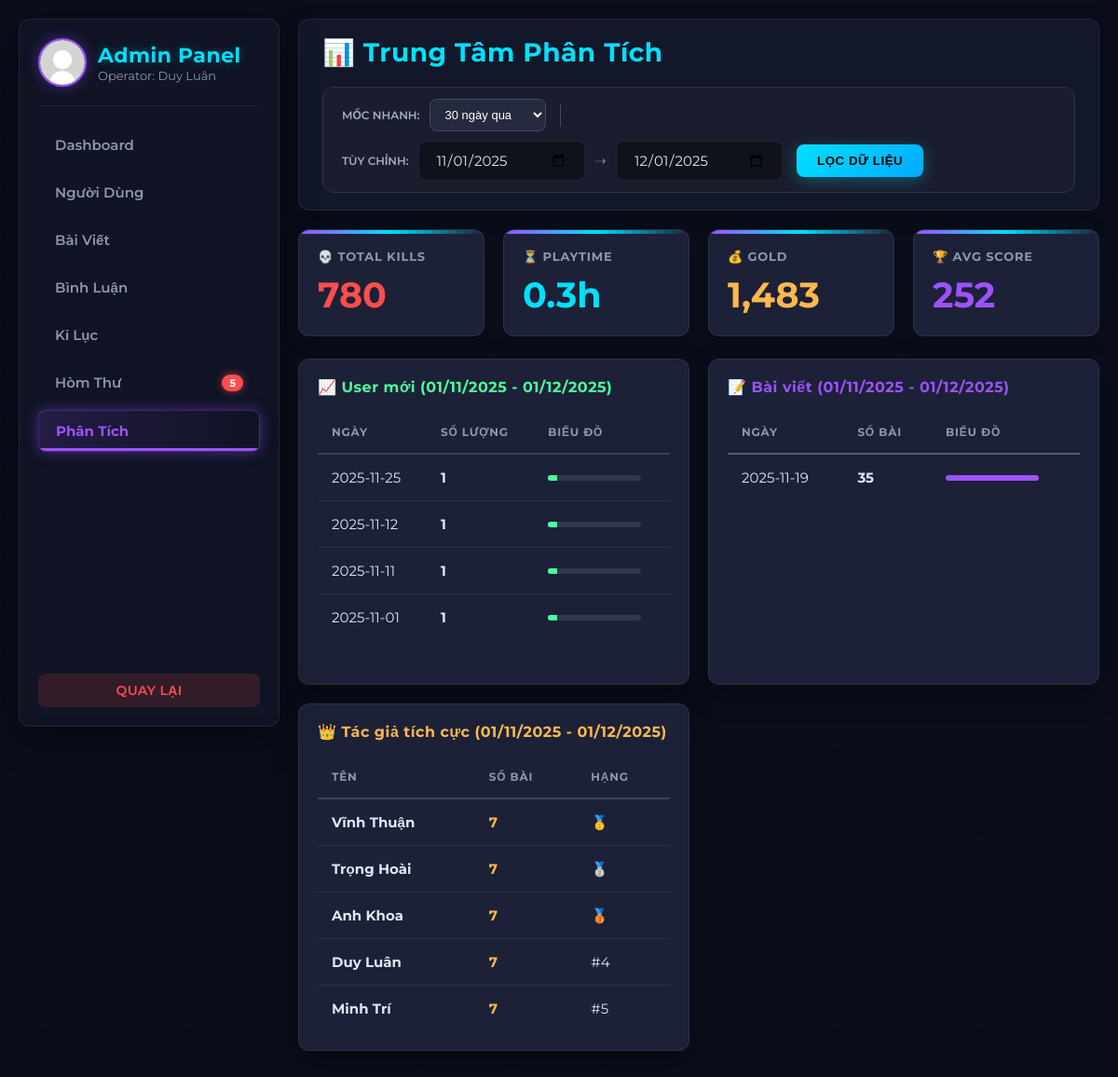
The app's page /admin/admin_stats.php (signed in) with its own data.
### tables this page shows
CREATE TABLE IF NOT EXISTS users (
  id INT AUTO_INCREMENT PRIMARY KEY,
  name VARCHAR(100),
  email VARCHAR(100) UNIQUE,
  password VARCHAR(255),
  avatar VARCHAR(255) DEFAULT 'uploads/avatar/default.png',
  secret_code VARCHAR(255) NOT NULL,
  bio VARCHAR(255) NULL DEFAULT NULL,
  created_at DATETIME DEFAULT CURRENT_TIMESTAMP,
  last_activity DATETIME NULL,
  role VARCHAR(20) NOT NULL DEFAULT 'user',
  last_login DATETIME NULL,
  is_locked TINYINT(1) NOT NULL DEFAULT 0
);

### admin/admin_stats.php (the view, shortened to what this page needs)
<?php
require_once __DIR__ . '/../db/connect.php';
$days_preset = isset($_GET['days']) ? $_GET['days'] : 30;
$start_input = isset($_GET['start_date']) ? $_GET['start_date'] : '';
$end_input   = isset($_GET['end_date']) ? $_GET['end_date'] : '';
if (!empty($start_input) && !empty($end_input)) {
    $start_date = $start_input;
    $end_date   = $end_input;
} else {
    $end_date = date('Y-m-d');
    if ($days_preset === 'all') {
        $start_date = '2020-01-01';
    } else {
        $d = intval($days_preset);
        $start_date = date('Y-m-d', strtotime("-$d days"));
    }
}
$limit = 5;
$user_page   = isset($_GET['user_page']) ? max(1, intval($_GET['user_page'])) : 1;
$post_page   = isset($_GET['post_page']) ? max(1, intval($_GET['post_page'])) : 1;
$author_page = isset($_GET['author_page']) ? max(1, intval($_GET['author_page'])) : 1;
$user_offset   = ($user_page - 1) * $limit;
$post_offset   = ($post_page - 1) * $limit;
$author_offset = ($author_page - 1) * $limit;
$stmt = $conn->prepare("SELECT SUM(enemies_killed) as k, SUM(gold_left) as g, SUM(duration_seconds) as t, AVG(score) as a, MAX(score) as m FROM scores");
$stmt->execute();
$kpi = $stmt->get_result()->fetch_assoc();
$stmt = $conn->prepare("SELECT DATE(created_at) as day, COUNT(*) as cnt FROM users WHERE DATE(created_at) BETWEEN ? AND ? GROUP BY DATE(created_at) ORDER BY day DESC LIMIT ? OFFSET ?");
$stmt->bind_param("ssii", $start_date, $end_date, $limit, $user_offset);
$stmt->execute();
$users_trend = $stmt->get_result()->fetch_all(MYSQLI_ASSOC);
$stmt = $conn->prepare("SELECT DATE(created_at) as day, COUNT(*) as cnt FROM posts WHERE DATE(created_at) BETWEEN ? AND ? GROUP BY DATE(created_at) ORDER BY day DESC LIMIT ? OFFSET ?");
$stmt->bind_param("ssii", $start_date, $end_date, $limit, $post_offset);
$stmt->execute();
$posts_by_day = $stmt->get_result()->fetch_all(MYSQLI_ASSOC);
$stmt = $conn->prepare("
    SELECT u.id, u.name, COUNT(p.id) AS num_posts
    FROM users u
    JOIN posts p ON p.user_id = u.id
    WHERE p.created_at BETWEEN ? AND ?
    GROUP BY u.id
    ORDER BY num_posts DESC
    LIMIT ? OFFSET ?
");
$stmt->bind_param("ssii", $start_date, $end_date, $limit, $author_offset);
$stmt->execute();
$top_auth = $stmt->get_result()->fetch_all(MYSQLI_ASSOC);
require_once __DIR__ . '/admin_header.php';
?>
<div class="header">
    <div style="display: flex; align-items: center; justify-content: space-between; flex-wrap: wrap; gap: 20px;">
        <h1 style="margin:0">📊 Trung Tâm Phân Tích</h1>
        <form method="GET" class="filter-container">
            <div class="filter-group">
                <span class="filter-label">Mốc nhanh:</span>
                <select name="days" class="filter-input" onchange="updateDatesFromPreset(this)">
                    <option value="30" <?= $days_preset == 30 ? 'selected' : '' ?>>30 ngày qua</option>
                </select>
            </div>
            <div class="filter-group">
                <span class="filter-label">Tùy chỉnh:</span>
                <input type="date" name="start_date" id="startDate" class="filter-input" value="<?= htmlspecialchars($start_date) ?>">
                <span style="color:#6b7280">➝</span>
                <input type="date" name="end_date" id="endDate" class="filter-input" value="<?= htmlspecialchars($end_date) ?>">
                <button type="submit" class="btn-filter">LỌC DỮ LIỆU</button>
            </div>
        </form>
    </div>
</div>
<div class="grid" style="grid-template-columns: repeat(auto-fit, minmax(200px, 1fr)); margin-bottom: 24px;">
    <div class="card">
        <h3>💀 Total Kills</h3>
        <div class="value" style="color: var(--danger);"><?= number_format($kpi['k'] ?? 0) ?></div>
    </div>
    <div class="card">
        <h3>⏳ Playtime</h3>
        <div class="value" style="color: var(--secondary);"><?= number_format(($kpi['t'] ?? 0) / 3600, 1) ?>h</div>
    </div>
    <div class="card">
        <h3>💰 Gold</h3>
        <div class="value" style="color: var(--warning);"><?= number_format($kpi['g'] ?? 0) ?></div>
    </div>
    <div class="card">
        <h3>🏆 Avg Score</h3>
        <div class="value" style="color: var(--primary);"><?= number_format($kpi['a'] ?? 0) ?></div>
    </div>
</div>
<div class="grid" style="grid-template-columns: repeat(auto-fit, minmax(300px, 1fr)); gap: var(--gap);">
    <section class="table-wrap">
        <div>
            <h3 style="margin-top:0; color: var(--success); font-size: 16px;">
                📈 User mới (<?= date('d/m/Y', strtotime($start_date)) ?> - <?= date('d/m/Y', strtotime($end_date)) ?>)
            </h3>
            <table class="table">
                <thead><tr><th>Ngày</th><th>Số lượng</th><th>Biểu đồ</th></tr></thead>
                <tbody>
                    <?php if (count($users_trend) > 0): ?>
                        <?php foreach($users_trend as $r): $percent = min(100, ($r['cnt'] * 10)); ?>
                        <tr>
                            <td><?= htmlspecialchars($r['day']) ?></td>
                            <td style="font-weight: 700;"><?= htmlspecialchars($r['cnt']) ?></td>
                            <td><div class="progress-bg"><div class="progress-bar" style="width: <?= $percent ?>%; background: var(--success);"></div></div></td>
                        </tr>
                        <?php endforeach; ?>
                    <?php else: ?>
                        <tr><td colspan="3" style="text-align:center; padding: 20px; color: #777;">Chưa có dữ liệu.</td></tr>
                    <?php endif; ?>
                </tbody>
            </table>
        </div>
    </section>
    <section class="table-wrap">
        <div>
            <h3 style="margin-top:0; color: var(--primary); font-size: 16px;">
                📝 Bài viết (<?= date('d/m/Y', strtotime($start_date)) ?> - <?= date('d/m/Y', strtotime($end_date)) ?>)
            </h3>
            <table class="table">
                <thead><tr><th>Ngày</th><th>Số bài</th><th>Biểu đồ</th></tr></thead>
                <tbody>
                    <?php if (count($posts_by_day) > 0): ?>
                        <?php foreach($posts_by_day as $r): $percent = min(100, ($r['cnt'] * 5)); ?>
                        <tr>
                            <td><?= htmlspecialchars($r['day']) ?></td>
                            <td style="font-weight: 700;"><?= htmlspecialchars($r['cnt']) ?></td>
                            <td><div class="progress-bg"><div class="progress-bar" style="width: <?= $percent ?>%; background: var(--primary);"></div></div></td>
                        </tr>
                        <?php endforeach; ?>
                    <?php else: ?>
                        <tr><td colspan="3" style="text-align:center; padding: 20px; color: #777;">Chưa có dữ liệu.</td></tr>
                    <?php endif; ?>
                </tbody>
            </table>
        </div>
    </section>
    <section class="table-wrap">
        <div>
            <h3 style="margin-top:0; color: var(--warning); font-size: 16px;">
                👑 Tác giả tích cực (<?= date('d/m/Y', strtotime($start_date)) ?> - <?= date('d/m/Y', strtotime($end_date)) ?>)
            </h3>
            <table class="table">
                <thead><tr><th>Tên</th><th>Số bài</th><th>Hạng</th></tr></thead>
                <tbody>
                    <?php if (count($top_auth) > 0):
                        $rank = $author_offset + 1;
                        foreach($top_auth as $a): ?>
                    <tr>
                        <td><strong style="color: var(--text-main);"><?= htmlspecialchars($a['name']) ?></strong></td>
                        <td style="font-weight: 700; color: var(--warning);"><?= htmlspecialchars($a['num_posts']) ?></td>
                        <td>
                            <?php
                                if($rank == 1) echo '🥇';
                                elseif($rank == 2) echo '🥈';
                                elseif($rank == 3) echo '🥉';
                                else echo '#'.$rank;
                            ?>
                        </td>
                    </tr>
                    <?php $rank++; endforeach; ?>
                    <?php else: ?>
                        <tr><td colspan="3" style="text-align:center; padding: 20px; color: #777;">Chưa có dữ liệu.</td></tr>
                    <?php endif; ?>
                </tbody>
            </table>
        </div>
    </section>
</div>
<?php
require_once __DIR__ . '/admin_footer.php';
?>

### admin/admin_header.php (style rules this page uses)
:root { --bg-body: #0a0e1a; --bg-panel: #13172a; --bg-card: #1c2138; --primary: #9d52ff; --primary-glow: rgba(157, 82, 255, 0.4); --secondary: #00e0ff; --secondary-glow: rgba(0, 224, 255, 0.3); --text-main: #e0e6f2; --text-muted: #8c98ad; --border-subtle: rgba(255, 255, 255, 0.08); --border-strong: rgba(255, 255, 255, 0.15); --danger: #ff4d4d; --warning: #ffb84d; --success: #4dff9c; --gap: 20px; --radius-soft: 8px; --radius-medium: 12px; }
* { box-sizing:border-box; }
body { margin:0; font-family: 'Montserrat', sans-serif; background-color: var(--bg-body); background-image: radial-gradient(circle at top left, var(--bg-panel) 1px, transparent 1px), radial-gradient(circle at bottom right, var(--bg-panel) 1px, transparent 1px), linear-gradient(rgba(10, 14, 26, 0.8), rgba(10, 14, 26, 0.8)); background-size: 50px 50px, 50px 50px, 100% 100%; color: var(--text-main); min-height: 100vh; }
h1, h2, h3 { font-weight: 700; letter-spacing: 0.5px; color: var(--text-main); }
.header { display:flex; justify-content:space-between; align-items:center; margin-bottom: var(--gap); background: var(--bg-panel); padding: 18px 25px; border-radius: var(--radius-medium); border: 1px solid var(--border-subtle); box-shadow: 0 5px 20px rgba(0,0,0,0.3); }
.header h1 { font-size: 28px; margin: 0; color: var(--secondary); }
.header form { display: flex; gap: 10px; }
.header input, .searchbar input, .search input { padding:10px 18px; border-radius: var(--radius-soft); border:1px solid var(--border-subtle); background: rgba(0,0,0,0.4); color: var(--text-main); outline: none; transition: border-color 0.3s, box-shadow 0.3s; font-family: 'Montserrat', sans-serif; font-size: 15px; }
.header input::placeholder { color: var(--text-muted); opacity: 0.7; }
.header button { background: linear-gradient(135deg, var(--secondary) 0%, #00aaff 100%); color: #000; border: none; padding: 10px 22px; border-radius: var(--radius-soft); cursor: pointer; font-weight: 700; text-transform: uppercase; letter-spacing: 0.5px; box-shadow: 0 4px 15px rgba(0, 224, 255, 0.3); transition: all 0.3s ease; }
.table-wrap { background: var(--bg-card); padding: var(--gap); border-radius: var(--radius-medium); border: 1px solid var(--border-subtle); box-shadow: 0 10px 30px rgba(0,0,0,0.3); }
.table { width:100%; border-collapse:collapse; color: var(--text-main); font-size:15px; }
.table th { text-align:left; padding:15px; color: var(--text-muted); text-transform: uppercase; font-size: 12px; letter-spacing: 0.8px; border-bottom: 2px solid var(--border-strong); }
.table td { padding:15px; border-bottom: 1px solid var(--border-subtle); vertical-align:middle; }
.table tr:last-child td { border-bottom: none; }
.grid { display:grid; grid-template-columns:repeat(auto-fit, minmax(250px,1fr)); gap: var(--gap); margin-bottom: var(--gap); }
.card { background: var(--bg-card); border: 1px solid var(--border-subtle); padding: var(--gap); border-radius: var(--radius-medium); position: relative; overflow: hidden; box-shadow: 0 5px 20px rgba(0,0,0,0.2); }
.card::before { content: ''; position: absolute; top: 0; left: 0; width: 100%; height: 4px; background: linear-gradient(90deg, var(--primary), var(--secondary), transparent); }
.card h3 { color: var(--text-muted); font-size: 13px; margin: 0; text-transform: uppercase; letter-spacing: 0.8px; }
.card .value { font-size: 38px; color: var(--text-main); font-weight: 700; margin-top: 10px; }

### admin/admin_stats.php (style rules this page uses)
:root { --filter-bg: #1a1d2d; --input-bg: #252a3e; --border-color: #3f4b63; --primary-btn: #8b5cf6; --text-label: #a0aec0; }
.filter-container { display: flex; align-items: center; gap: 15px; background: var(--filter-bg); padding: 12px 20px; border-radius: 12px; border: 1px solid #2d3446; flex-wrap: wrap; }
.filter-group { display: flex; align-items: center; gap: 10px; }
.filter-label { color: var(--text-label); font-size: 12px; font-weight: 600; text-transform: uppercase; }
.filter-input { padding: 8px 12px; border-radius: 8px; background: var(--input-bg); color: #fff; border: 1px solid var(--border-color); outline: none; font-size: 13px; }
.btn-filter { padding: 8px 20px; border-radius: 8px; border: none; background: var(--primary-btn); color: #fff; cursor: pointer; font-weight: 700; margin-left: 5px; }
.table-wrap { display: flex; flex-direction: column; height: 100%; min-height: 350px; }
.progress-bg { background: rgba(255,255,255,0.1); height: 6px; border-radius: 3px; width: 100px; overflow: hidden; }
.progress-bar { height: 100%; background: var(--secondary); }

### records on screen
users: name "Vĩnh Thuận", num_posts "7"
users: name "Trọng Hoài", num_posts "7"
users: name "Anh Khoa", num_posts "7"
users: name "Duy Luân", num_posts "7"
users: name "Minh Trí", num_posts "7"

### other values on screen
$_SESSION['user']['name'] "Duy Luân"
$unreadCount "5"
$kpi['k'] "780"
$kpi['g'] "1,483"
$kpi['a'] "252"
date('d/m/Y', strtotime($start_date)) "01/11/2025"
date('d/m/Y', strtotime($end_date)) "01/12/2025"
$r['day'] "2025-11-25"
$r['cnt'] "1"
$r['day'] "2025-11-12"
$r['day'] "2025-11-11"
$r['day'] "2025-11-01"
$r['day'] "2025-11-19"
$r['cnt'] "35"
